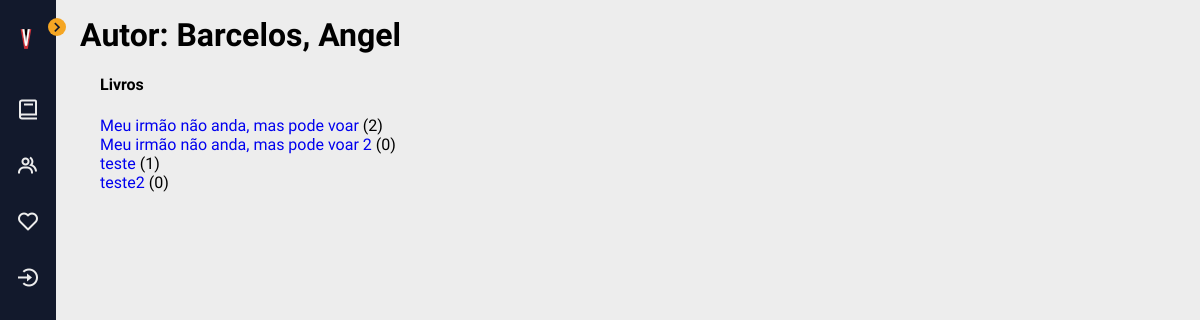
Page /catalogo/autor/1 on the committed database.
### catalogo/models.py (models this page shows, shortened)
class Autor(models.Model):
    nome = models.CharField(max_length=100)
    sobrenome = models.CharField(max_length=100)
    class Meta:
        ordering = ['sobrenome', 'nome']
    def __str__(self):
        return f'{self.sobrenome}, {self.nome}'

class Book(models.Model):
    título = models.CharField(max_length=200)
    autor = models.ForeignKey('Autor', on_delete=models.RESTRICT, null=True)
    resumo = models.TextField(
        max_length=1000, help_text="Insira uma breve descrição do livro.")
    gênero = models.ManyToManyField(
        Gênero, help_text="Selecione um gênero para este livro")
    idade = models.PositiveSmallIntegerField('Faixa etária', default=0)
    capa = models.TextField(max_length=1000, help_text="Insira um link para a imagem da capa do livro.", default="https://vectorportal.com/storage/book-vector(1).jpg")
    alt = models.TextField('Texto alternativo',max_length=1000, help_text="Insira uma descrição da capa para melhorar a acessibilidade.")
    class Meta:
        ordering = ['título', 'autor']
    def display_gênero(self):
        """Creates a string for the Genre. This is required to display genre in Admin."""
        return ', '.join([gênero.name for gênero in self.gênero.all()[:3]])
    display_gênero.short_description = 'Gênero'
    def __str__(self):
        return self.título

### catalogo/views.py (the view)
class AutorDetailView(generic.DetailView):
    model = Autor

### catalogo/templates/catalogo/autor_detail.html (shortened to what this page needs)
{% extends "base_generic.html" %}
{% block content %}
<h1>Autor: {{ autor }} </h1>
<div style="margin-left:20px;margin-top:20px">
<h4>Livros</h4>
<dl>
{% for book in autor.book_set.all %}
  <dt><a href="{% url 'book-detail' book.pk %}">{{book}}</a> ({{book.bookinstance_set.all.count}})</dt>
  {% empty %}
  <p>Este autor não tem livros.</p>
{% endfor %}
</dl>
</div>
{% endblock %}
{% block sidebar %}
  {{ block.super }}
{% endblock %}

### catalogo/static/assets/css/base.css (style rules this page uses)
:root { --first-color: #12192C; --second-color: #F5A623; --white-color: #EDEDED; }
:root { --body-font: 'Quicksand', sans-serif; --small-font-size: 0.875rem; }
@media screen and (min-width: 768px) { :root { --small-font-size: 0.938rem; } }
:root { --z-back: -10; --z-normal: 1; --z-tooltip: 10; --z-fixed: 100; --z-modal: 1000; }
body { position: relative; margin: 0; padding: 1rem 0 0 5rem; font-family: var(--body-font); background-color: var(--white-color); -webkit-transition: .5s; transition: .5s; }
h1 { margin: 0; }
a { text-decoration: none; }

### rows in the picture
Autor: sobrenome+nome "Barcelos, Angel"
Book: título "Meu irmão não anda, mas pode voar", bookinstance_set.all.count "2"
Book: título "Meu irmão não anda, mas pode voar 2", bookinstance_set.all.count "0"
Book: título "teste", bookinstance_set.all.count "1"
Book: título "teste2", bookinstance_set.all.count "0"
